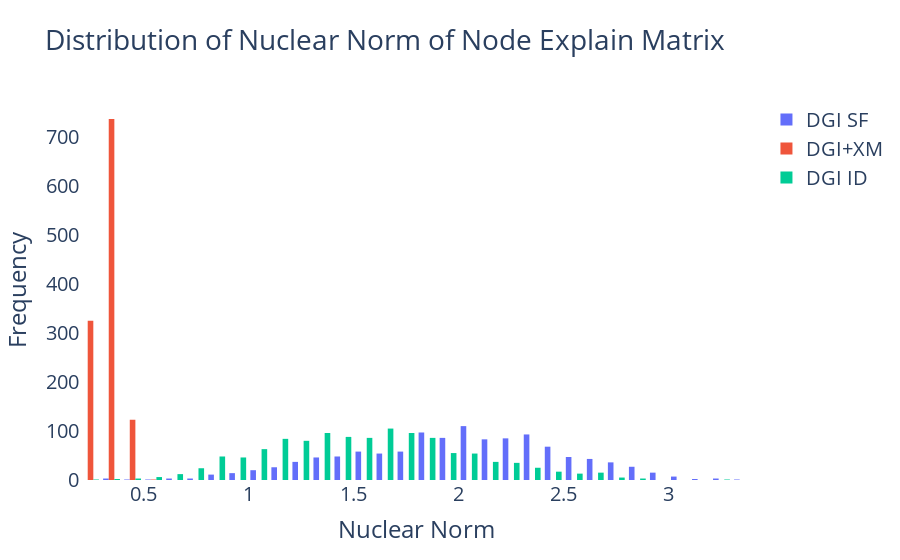

The cell this chart's notebook holds for it:
### Code cell
fig = go.Figure()
fig.add_trace(go.Histogram(x = norm_og, 
                           name = 'DGI SF'))
fig.add_trace(go.Histogram(x = norm_plus, 
                           name = 'DGI+XM'))
fig.add_trace(go.Histogram(x = norm_id, 
                           name = 'DGI ID'))


fig.update_layout(title_text = 'Distribution of Nuclear Norm of Node Explain Matrix', 
                  xaxis_title_text = 'Nuclear Norm', 
                  yaxis_title_text = 'Frequency', 
                  paper_bgcolor = 'white', 
                  plot_bgcolor = 'white', 
                  font = dict(size = 20))
fig.show()

### Figure 1 — Plotly figure (JSON) as saved in the notebook; plotly's stock layout.template omitted (floating-point values rounded to 4 significant figures; data arrays with more than 128 entries replaced by an {"elided": "..."} marker saying what was removed)
{"data": [{"name": "DGI SF", "type": "histogram", "x": {"elided": "1186 float values"}}, {"name": "DGI+XM", "type": "histogram", "x": {"elided": "1186 float values"}}, {"name": "DGI ID", "type": "histogram", "x": {"elided": "1186 float values"}}], "layout": {"font": {"size": 20}, "paper_bgcolor": "white", "plot_bgcolor": "white", "title": {"text": "Distribution of Nuclear Norm of Node Explain Matrix"}, "xaxis": {"title": {"text": "Nuclear Norm"}}, "yaxis": {"title": {"text": "Frequency"}}}}
